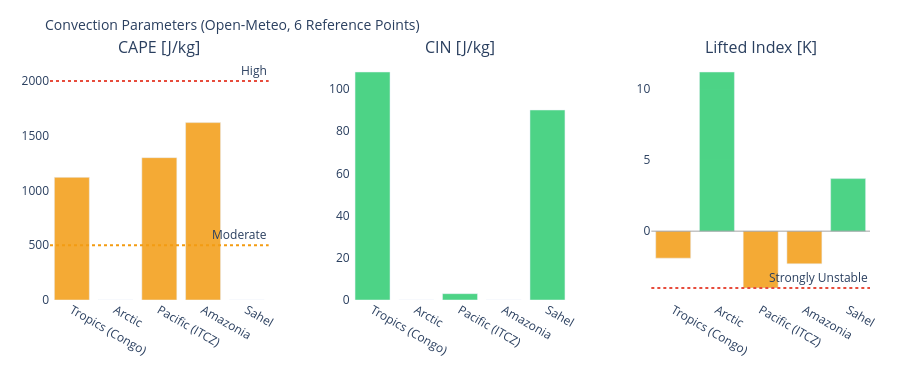

The notebook cell saved with this chart:
### Markdown cell above
---
## 3. Visualizations

### Code cell
# ============================================================
# CAPE / CIN / LIFTED INDEX – Convection potential
# ============================================================

if not df_atm.empty:
    fig = make_subplots(
        rows=1, cols=3,
        subplot_titles=['CAPE [J/kg]', 'CIN [J/kg]', 'Lifted Index [K]'],
        horizontal_spacing=0.1
    )
    pts = df_atm['point'].tolist()
    pt_colors = ['#E85D24','#185FA5','#888780','#378ADD','#639922','#F2A623']

    # CAPE – höher = mehr Gewitterpotential
    cape_vals = df_atm['cape'].fillna(0).tolist()
    cape_colors = ['#e74c3c' if v > 2000 else '#f39c12' if v > 500 else '#2ecc71'
                   for v in cape_vals]
    fig.add_trace(go.Bar(x=pts, y=cape_vals, marker_color=cape_colors,
                         opacity=0.85, showlegend=False), row=1, col=1)
    fig.add_hline(y=2000, line_dash='dot', line_color='#e74c3c',
                  annotation_text='High', row=1, col=1)
    fig.add_hline(y=500,  line_dash='dot', line_color='#f39c12',
                  annotation_text='Moderate', row=1, col=1)

    # CIN – negativer = stärker gedeckelt (weniger Auslöse)
    cin_vals = df_atm['cin'].fillna(0).tolist()
    cin_colors = ['#e74c3c' if v < -200 else '#f39c12' if v < -50 else '#2ecc71'
                  for v in cin_vals]
    fig.add_trace(go.Bar(x=pts, y=cin_vals, marker_color=cin_colors,
                         opacity=0.85, showlegend=False), row=1, col=2)

    # Lifted Index – negativ = instabil
    li_vals = df_atm['li'].fillna(0).tolist()
    li_colors = ['#e74c3c' if v < -4 else '#f39c12' if v < 0 else '#2ecc71'
                 for v in li_vals]
    fig.add_trace(go.Bar(x=pts, y=li_vals, marker_color=li_colors,
                         opacity=0.85, showlegend=False), row=1, col=3)
    fig.add_hline(y=0, line_color='gray', line_width=0.7, row=1, col=3)
    fig.add_hline(y=-4, line_dash='dot', line_color='#e74c3c',
                  annotation_text='Strongly Unstable', row=1, col=3)

    fig.update_layout(
        title=dict(text='Convection Parameters (Open-Meteo, 6 Reference Points)', font=dict(size=14)),
        height=380, plot_bgcolor='rgba(0,0,0,0)', paper_bgcolor='rgba(0,0,0,0)',
        margin=dict(l=50, r=30, t=60, b=80)
    )
    fig.update_xaxes(tickangle=30)
    fig.show()

### Figure 1 — Plotly figure (JSON) as saved in the notebook; plotly's stock layout.template omitted (floating-point values rounded to 4 significant figures)
{"data": [{"marker": {"color": ["#f39c12", "#2ecc71", "#f39c12", "#f39c12", "#2ecc71"]}, "opacity": 0.85, "showlegend": false, "type": "bar", "x": ["Tropics (Congo)", "Arctic", "Pacific (ITCZ)", "Amazonia", "Sahel"], "xaxis": "x", "y": [1120.0, 0.0, 1300.0, 1620.0, 0.0], "yaxis": "y"}, {"marker": {"color": ["#2ecc71", "#2ecc71", "#2ecc71", "#2ecc71", "#2ecc71"]}, "opacity": 0.85, "showlegend": false, "type": "bar", "x": ["Tropics (Congo)", "Arctic", "Pacific (ITCZ)", "Amazonia", "Sahel"], "xaxis": "x2", "y": [108.0, 0.0, 3.0, 0.0, 90.0], "yaxis": "y2"}, {"marker": {"color": ["#f39c12", "#2ecc71", "#f39c12", "#f39c12", "#2ecc71"]}, "opacity": 0.85, "showlegend": false, "type": "bar", "x": ["Tropics (Congo)", "Arctic", "Pacific (ITCZ)", "Amazonia", "Sahel"], "xaxis": "x3", "y": [-1.9, 11.2, -4.0, -2.3, 3.7], "yaxis": "y3"}], "layout": {"annotations": [{"font": {"size": 16}, "showarrow": false, "text": "CAPE [J/kg]", "x": 0.1333, "xanchor": "center", "xref": "paper", "y": 1.0, "yanchor": "bottom", "yref": "paper"}, {"font": {"size": 16}, "showarrow": false, "text": "CIN [J/kg]", "x": 0.5, "xanchor": "center", "xref": "paper", "y": 1.0, "yanchor": "bottom", "yref": "paper"}, {"font": {"size": 16}, "showarrow": false, "text": "Lifted Index [K]", "x": 0.8667, "xanchor": "center", "xref": "paper", "y": 1.0, "yanchor": "bottom", "yref": "paper"}, {"showarrow": false, "text": "High", "x": 1, "xanchor": "right", "xref": "x domain", "y": 2000, "yanchor": "bottom", "yref": "y"}, {"showarrow": false, "text": "Moderate", "x": 1, "xanchor": "right", "xref": "x domain", "y": 500, "yanchor": "bottom", "yref": "y"}, {"showarrow": false, "text": "Strongly Unstable", "x": 1, "xanchor": "right", "xref": "x3 domain", "y": -4, "yanchor": "bottom", "yref": "y3"}], "height": 380, "margin": {"b": 80, "l": 50, "r": 30, "t": 60}, "paper_bgcolor": "rgba(0,0,0,0)", "plot_bgcolor": "rgba(0,0,0,0)", "shapes": [{"line": {"color": "#e74c3c", "dash": "dot"}, "type": "line", "x0": 0, "x1": 1, "xref": "x domain", "y0": 2000, "y1": 2000, "yref": "y"}, {"line": {"color": "#f39c12", "dash": "dot"}, "type": "line", "x0": 0, "x1": 1, "xref": "x domain", "y0": 500, "y1": 500, "yref": "y"}, {"line": {"color": "gray", "width": 0.7}, "type": "line", "x0": 0, "x1": 1, "xref": "x3 domain", "y0": 0, "y1": 0, "yref": "y3"}, {"line": {"color": "#e74c3c", "dash": "dot"}, "type": "line", "x0": 0, "x1": 1, "xref": "x3 domain", "y0": -4, "y1": -4, "yref": "y3"}], "title": {"font": {"size": 14}, "text": "Convection Parameters (Open-Meteo, 6 Reference Points)"}, "xaxis": {"anchor": "y", "domain": [0.0, 0.2667], "tickangle": 30}, "xaxis2": {"anchor": "y2", "domain": [0.3667, 0.6333], "tickangle": 30}, "xaxis3": {"anchor": "y3", "domain": [0.7333, 1.0], "tickangle": 30}, "yaxis": {"anchor": "x", "domain": [0.0, 1.0]}, "yaxis2": {"anchor": "x2", "domain": [0.0, 1.0]}, "yaxis3": {"anchor": "x3", "domain": [0.0, 1.0]}}}
